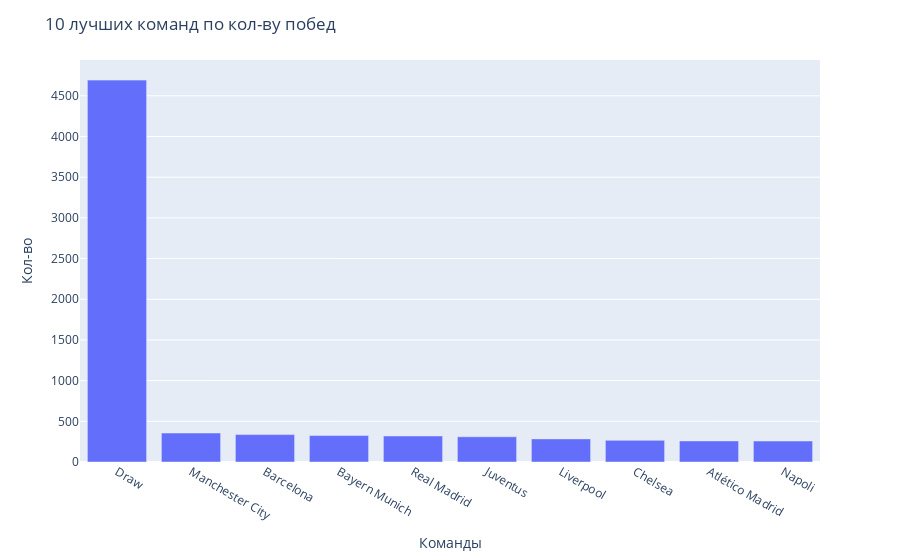

The notebook cell this image was saved under:
### Code cell
print("10 лучших команд по кол-ву побед")
x = data1['Winner'].value_counts().sort_values(ascending=False)[:10]
fig = px.bar(x= x.index, y= x.values)
fig.update_layout(title_text= "10 лучших команд по кол-ву побед", xaxis_title= "Команды", yaxis_title="Кол-во")
fig.show()

### Figure 1 — Plotly figure (JSON) as saved in the notebook; plotly's stock layout.template omitted (floating-point values rounded to 4 significant figures)
{"data": [{"alignmentgroup": "True", "hovertemplate": "x=%{x}<br>y=%{y}<extra></extra>", "legendgroup": "", "marker": {"color": "#636efa", "pattern": {"shape": ""}}, "name": "", "offsetgroup": "", "orientation": "v", "showlegend": false, "textposition": "auto", "type": "bar", "x": ["Draw", "Manchester City", "Barcelona", "Bayern Munich", "Real Madrid", "Juventus", "Liverpool", "Chelsea", "Atlético Madrid", "Napoli"], "xaxis": "x", "y": [4693, 356, 337, 325, 320, 310, 284, 266, 259, 258], "yaxis": "y"}], "layout": {"barmode": "relative", "legend": {"tracegroupgap": 0}, "margin": {"t": 60}, "title": {"text": "10 лучших команд по кол-ву побед"}, "xaxis": {"anchor": "y", "domain": [0, 1], "title": {"text": "Команды"}}, "yaxis": {"anchor": "x", "domain": [0, 1], "title": {"text": "Кол-во"}}}}
